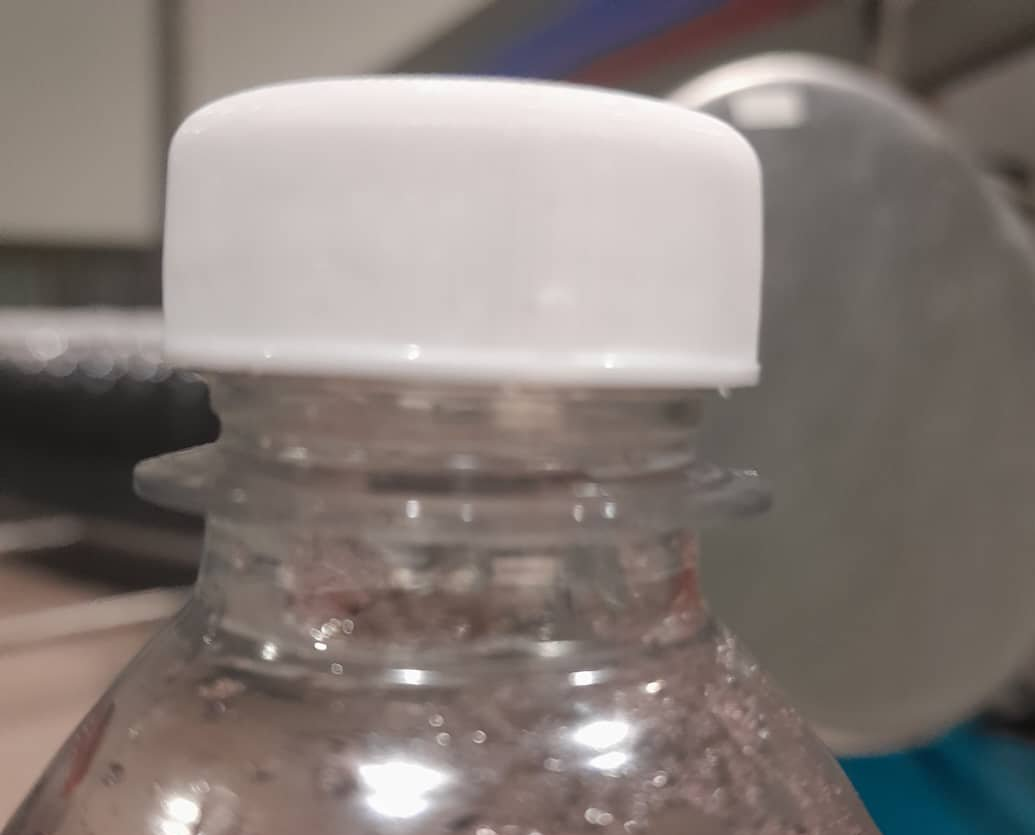
#> input picture photos/17_jpg.rf.HRY1IlqyeD5BTxgpiN8i.jpg, 1035 x 835 px; its folder holds only this picture in this run
$ python -i edge_contour.py   (imports and definitions only)
#> lines starting #> are read from the running program, lines starting #| are printed output that depends on the picture; after the words box and inside, x2 and y2 are one past the last pixel; in counts of white or black regions, pixels touching at a corner belong together
"""Edge + contour-based classifier.

STATUS: STUB for Kolega A.

Idea:
    Apply Canny edge detector, find contours, extract geometric/shape
    features from the largest contour (area, perimeter, circularity,
    aspect ratio, number of contour points, Hu moments, etc.), then
    train a classical classifier (e.g. RandomForest) on those features.

The current implementation uses a *very* simplistic feature set just so the
framework pipeline runs end-to-end. Replace ``_extract_features`` below with
your own, more expressive feature extractor.
"""
from __future__ import annotations

import sys
from pathlib import Path

import cv2
import joblib
import numpy as np
from sklearn.ensemble import RandomForestClassifier

sys.path.append(str(Path(__file__).resolve().parents[1]))
from classical.base_classifier import BaseClassifier  # noqa: E402
from config import NUM_CLASSES  # noqa: E402
from data.preprocessing import to_gray  # noqa: E402


def _extract_features(img_gray: np.ndarray) -> np.ndarray:
    """Return a 1-D feature vector for a single grayscale image.

    TODO(Kolega A): expand this with your own features!
    Suggested additions:
        - Hu moments: cv2.HuMoments(cv2.moments(...))
        - Bounding rect aspect ratio
        - Solidity = area / convex_hull_area
        - Eccentricity from ellipse fit
    """
    edges = cv2.Canny(img_gray, 80, 160)
    edge_density = float(edges.mean()) / 255.0

    contours, _ = cv2.findContours(
        edges, cv2.RETR_EXTERNAL, cv2.CHAIN_APPROX_SIMPLE
    )
    if not contours:
        return np.array([edge_density, 0, 0, 0, 0, 0], dtype=np.float32)

    largest = max(contours, key=cv2.contourArea)
    area = float(cv2.contourArea(largest))
    perim = float(cv2.arcLength(largest, closed=True))
    circularity = 4 * np.pi * area / (perim * perim + 1e-6)
    x, y, w, h = cv2.boundingRect(largest)
    aspect = float(w) / (h + 1e-6)
    n_points = float(len(largest))
    return np.array(
        [edge_density, area, perim, circularity, aspect, n_points],
        dtype=np.float32,
    )


def _batch_features(X_bgr: np.ndarray) -> np.ndarray:
    gray = to_gray(X_bgr)
    return np.stack([_extract_features(img) for img in gray], axis=0)


class EdgeContourClassifier(BaseClassifier):
    """STUB classifier: Canny edges + contour features + RandomForest.

    TODO(Kolega A): extend _extract_features and possibly swap RF for SVM
    once your feature set is richer.
    """

    name = "edge_contour_rf"

    def __init__(self, n_estimators: int = 200, random_state: int = 42) -> None:
        self.n_estimators = n_estimators
        self.random_state = random_state
        self.clf: RandomForestClassifier | None = None

    def fit(
        self,
        X_train: np.ndarray,
        y_train: np.ndarray,
        X_val: np.ndarray | None = None,
        y_val: np.ndarray | None = None,
    ) -> None:
        feats = _batch_features(X_train)
        self.clf = RandomForestClassifier(
            n_estimators=self.n_estimators,
            random_state=self.random_state,
            n_jobs=-1,
        )
        self.clf.fit(feats, y_train)

    def predict(self, X: np.ndarray) -> np.ndarray:
        assert self.clf is not None, "Call fit() before predict()."
        return self.clf.predict(_batch_features(X)).astype(np.int64)

    def predict_proba(self, X: np.ndarray) -> np.ndarray:
        assert self.clf is not None
        proba = self.clf.predict_proba(_batch_features(X))
        if proba.shape[1] < NUM_CLASSES:
            padded = np.zeros((proba.shape[0], NUM_CLASSES), dtype=proba.dtype)
            for i, c in enumerate(self.clf.classes_):
                padded[:, int(c)] = proba[:, i]
            return padded
        return proba

    def save(self, path: str) -> None:
        assert self.clf is not None
        joblib.dump(self.clf, path)

    def load(self, path: str) -> None:
        self.clf = joblib.load(path)

>>> import cv2
>>> picture = cv2.imread('../photos/17_jpg.rf.HRY1IlqyeD5BTxgpiN8i.jpg', cv2.IMREAD_GRAYSCALE)
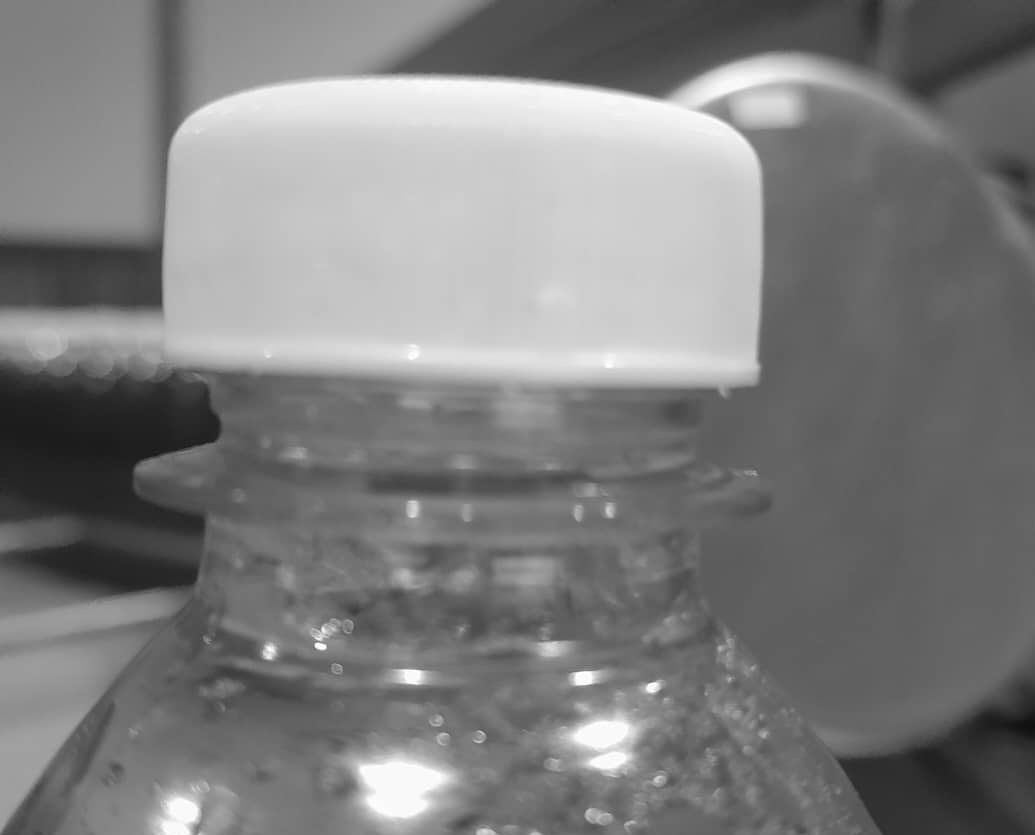
#> picture: shape (835, 1035); min 15, max 255, mean 126
>>> result = _extract_features(picture)
#> in _extract_features, `edges = cv2.Canny(img_gray, 80, 160)`:
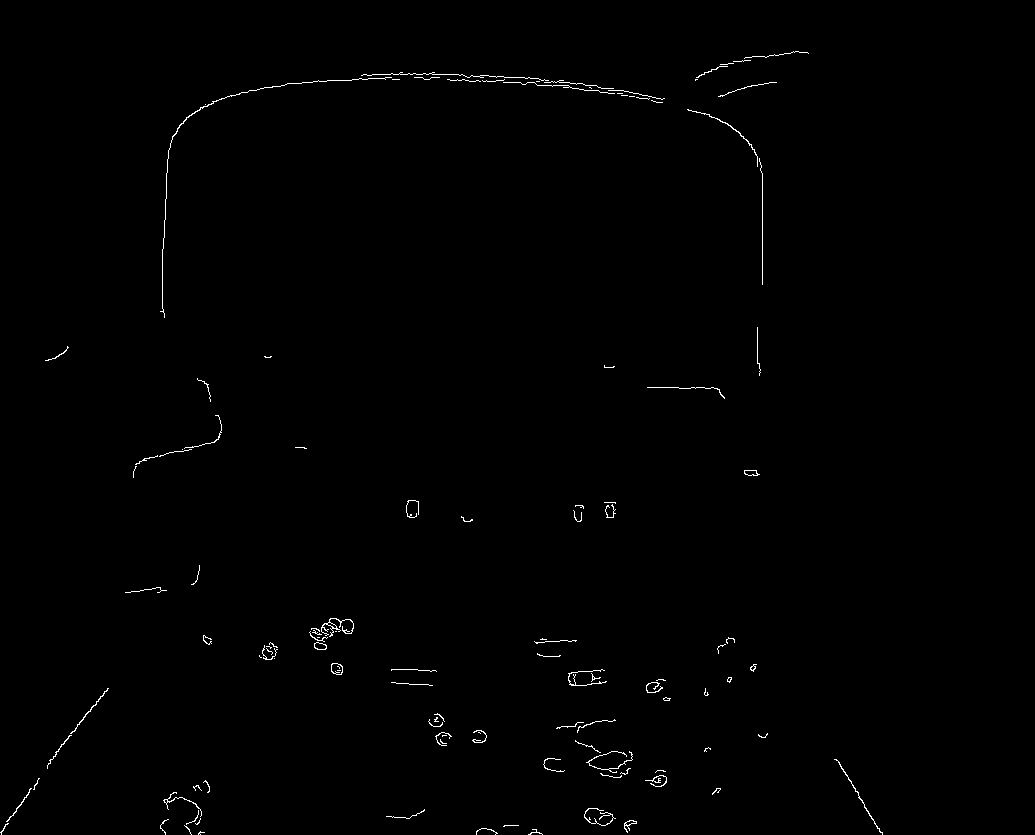
#> edges: shape (835, 1035); 0.53% white in thin lines or dots, all inside (x1, y1, x2, y2) = (0, 51, 883, 835)
#> in _extract_features, `edge_density = float(edges.mean()) / 255.0`: edge_density = 0.00527
#> in _extract_features, `contours, _ = cv2.findContours( edges, cv2.RETR_EXTERNAL, cv2.CHAIN_AP..`: contours = 116 contours, 105 with area under 20; largest, box (x1, y1, x2, y2) and area: (331, 663, 343, 675) 106, (314, 642, 327, 650) 68, (321, 618, 354, 637) 61, (744, 470, 760, 476) 58, (624, 820, 637, 833) 44
#> in _extract_features, `largest = max(contours, key=cv2.contourArea)`: largest = contour of 13 points, box (x1, y1, x2, y2) (331, 663, 343, 675), area 106
#> in _extract_features, `area = float(cv2.contourArea(largest))`: area = 106
#> in _extract_features, `perim = float(cv2.arcLength(largest, closed=True))`: perim = 39.31
#> in _extract_features, `circularity = 4 * np.pi * area / (perim * perim + 1e-6)`: circularity = 0.862
#> in _extract_features, `x, y, w, h = cv2.boundingRect(largest)`: x = 331; y = 663; w = 12
#> in _extract_features, `aspect = float(w) / (h + 1e-6)`: aspect = 1
#> in _extract_features, `n_points = float(len(largest))`: n_points = 13
#> result = [0.00527, 106, 39.31, 0.862, 1, 13]
